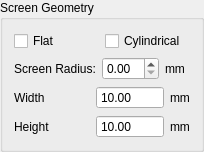
           <widget class="QGroupBox" name="groupBox_11">
            <property name="title">
             <string>Screen Geometry</string>
            </property>
            <layout class="QVBoxLayout" name="verticalLayout_40">
             <item>
              <layout class="QHBoxLayout" name="horizontalLayout_89">
               <item>
                <widget class="QCheckBox" name="flatScreenGeometry">
                 <property name="text">
                  <string>Flat</string>
                 </property>
                </widget>
               </item>
               <item>
                <widget class="QCheckBox" name="cylindricalScreenGeometry">
                 <property name="text">
                  <string>Cylindrical</string>
                 </property>
                </widget>
               </item>
              </layout>
             </item>
             <item>
              <layout class="QHBoxLayout" name="horizontalLayout_90">
               <item>
                <widget class="QLabel" name="label_60">
                 <property name="text">
                  <string>Screen Radius:</string>
                 </property>
                </widget>
               </item>
               <item>
                <widget class="QDoubleSpinBox" name="screenRadius"/>
               </item>
               <item>
                <widget class="QLabel" name="label_61">
                 <property name="text">
                  <string>mm</string>
                 </property>
                </widget>
               </item>
              </layout>
             </item>
             <item>
              <layout class="QHBoxLayout" name="horizontalLayout_63">
               <item>
                <widget class="QLabel" name="label_39">
                 <property name="text">
                  <string>Width</string>
                 </property>
                </widget>
               </item>
               <item>
                <spacer name="horizontalSpacer_29">
                 <property name="orientation">
                  <enum>Qt::Horizontal</enum>
                 </property>
                 <property name="sizeHint" stdset="0">
                  <size>
                   <width>40</width>
                   <height>20</height>
                  </size>
                 </property>
                </spacer>
               </item>
               <item>
                <widget class="QDoubleSpinBox" name="widthValue">
                 <property name="frame">
                  <bool>true</bool>
                 </property>
                 <property name="buttonSymbols">
                  <enum>QAbstractSpinBox::NoButtons</enum>
                 </property>
                 <property name="decimals">
                  <number>2</number>
                 </property>
                 <property name="minimum">
                  <double>0.010000000000000</double>
                 </property>
                 <property name="maximum">
                  <double>100000.000000000000000</double>
                 </property>
                 <property name="value">
                  <double>10.000000000000000</double>
                 </property>
                </widget>
               </item>
               <item>
                <widget class="QLabel" name="label_55">
                 <property name="text">
                  <string>mm</string>
                 </property>
                </widget>
               </item>
              </layout>
             </item>
             <item>
              <layout class="QHBoxLayout" name="horizontalLayout_66">
               <item>
                <widget class="QLabel" name="label_40">
                 <property name="text">
                  <string>Height</string>
                 </property>
                </widget>
               </item>
               <item>
                <spacer name="horizontalSpacer_30">
                 <property name="orientation">
                  <enum>Qt::Horizontal</enum>
                 </property>
                 <property name="sizeHint" stdset="0">
                  <size>
                   <width>40</width>
                   <height>20</height>
                  </size>
                 </property>
                </spacer>
               </item>
               <item>
                <widget class="QDoubleSpinBox" name="heightValue">
                 <property name="frame">
                  <bool>true</bool>
                 </property>
                 <property name="buttonSymbols">
                  <enum>QAbstractSpinBox::NoButtons</enum>
                 </property>
                 <property name="decimals">
                  <number>2</number>
                 </property>
                 <property name="minimum">
                  <double>0.010000000000000</double>
                 </property>
                 <property name="maximum">
                  <double>100000.000000000000000</double>
                 </property>
                 <property name="value">
                  <double>10.000000000000000</double>
                 </property>
                </widget>
               </item>
               <item>
                <widget class="QLabel" name="label_56">
                 <property name="text">
                  <string>mm</string>
                 </property>
                </widget>
               </item>
              </layout>
             </item>
            </layout>
           </widget>
